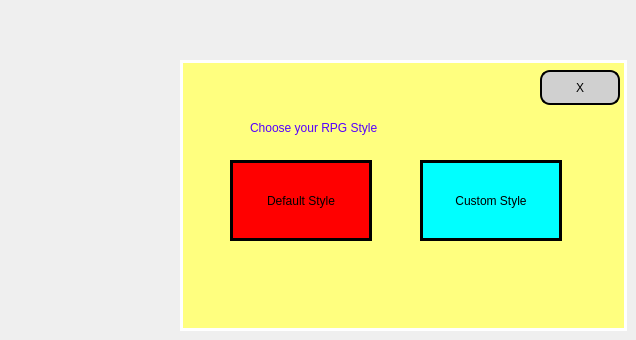
    <widget class="QWidget" name="RPG_Style_Page">
     <widget class="QWidget" name="verticalWidget" native="true">
      <property name="geometry">
       <rect>
        <x>180</x>
        <y>60</y>
        <width>447</width>
        <height>271</height>
       </rect>
      </property>
      <property name="styleSheet">
       <string notr="true">background-color: rgb(255, 255, 127);
border: 3px solid white
</string>
      </property>
      <widget class="QToolButton" name="toolButton_6">
       <property name="geometry">
        <rect>
         <x>360</x>
         <y>10</y>
         <width>80</width>
         <height>35</height>
        </rect>
       </property>
       <property name="minimumSize">
        <size>
         <width>80</width>
         <height>24</height>
        </size>
       </property>
       <property name="maximumSize">
        <size>
         <width>80</width>
         <height>16777215</height>
        </size>
       </property>
       <property name="styleSheet">
        <string notr="true">background-color: rgb(208, 208, 208);
color: rgb(0, 0, 0);
font: 900 italic 16pt &quot;Segoe UI&quot;;
border: 2px solid black;
border-radius: 10px;

</string>
       </property>
       <property name="text">
        <string>X</string>
       </property>
      </widget>
      <widget class="QLabel" name="label_3">
       <property name="geometry">
        <rect>
         <x>70</x>
         <y>50</y>
         <width>298</width>
         <height>36</height>
        </rect>
       </property>
       <property name="styleSheet">
        <string notr="true">background-color: rgb(255, 255, 127);
color: rgb(85, 0, 255);
font: 900 italic 20pt &quot;Segoe UI&quot;;
border: 0px solid yellow</string>
       </property>
       <property name="text">
        <string>Choose your RPG Style</string>
       </property>
      </widget>
      <widget class="QPushButton" name="pushButton_7">
       <property name="geometry">
        <rect>
         <x>50</x>
         <y>100</y>
         <width>142</width>
         <height>81</height>
        </rect>
       </property>
       <property name="styleSheet">
        <string notr="true">background-color: rgb(255, 0, 0);
color: rgb(0, 0, 0);
font: 900 14pt &quot;Segoe UI&quot;;
border: 3px solid black
</string>
       </property>
       <property name="text">
        <string>Default Style</string>
       </property>
      </widget>
      <widget class="QPushButton" name="pushButton_8">
       <property name="geometry">
        <rect>
         <x>240</x>
         <y>100</y>
         <width>142</width>
         <height>81</height>
        </rect>
       </property>
       <property name="styleSheet">
        <string notr="true">color: rgb(0, 0, 0);
background-color: rgb(0, 255, 255);
font: 700 italic 14pt &quot;Segoe UI&quot;;
border: 3px solid black
</string>
       </property>
       <property name="text">
        <string>Custom Style</string>
       </property>
      </widget>
     </widget>
    </widget>
